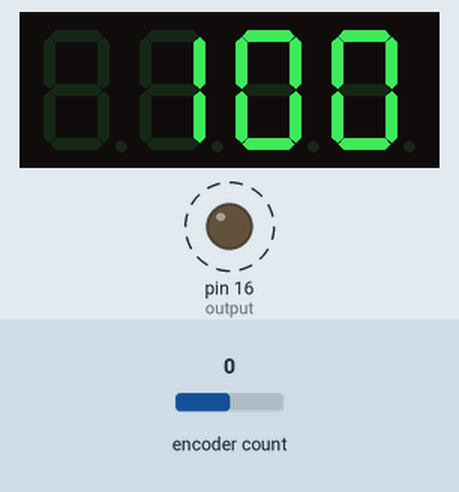
A sketch run on a simulated Arduino Nano, built with avr-gcc and run on an emulated ATmega328P. Parts: 4-digit seven-segment display, output pins drawn as LEDs (lit = HIGH). Dashed ring = blinking. The inputs (shaded band) are chosen by the test bench; at power-on: encoder count 0.

Above: at 1.25 s.
1.3 s: encoder count set to 1
At 1.42 s:
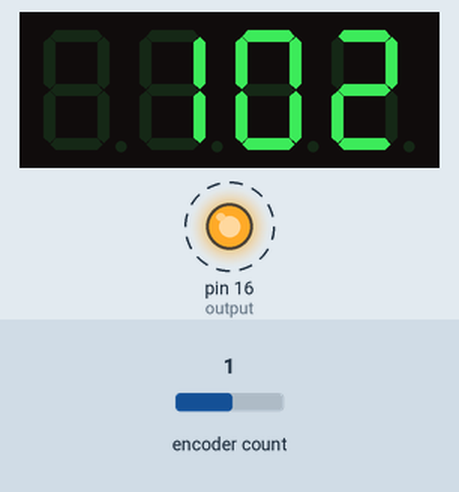
2.8 s: encoder count set to 2
At 2.88 s:
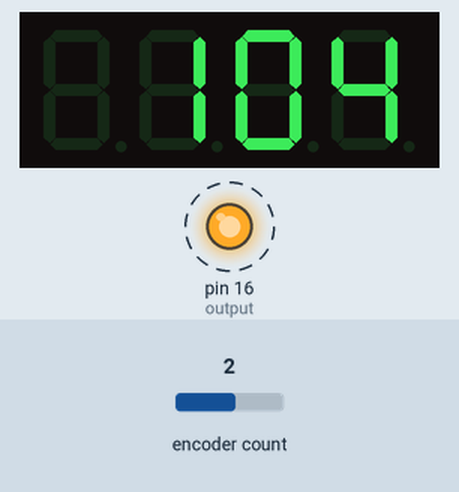
4.3 s: encoder count set to 3
At 4.6 s:
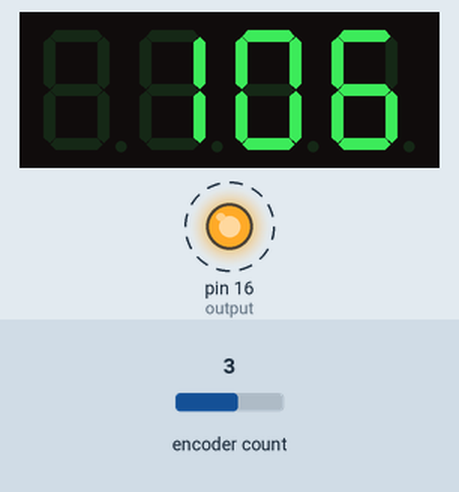
Timing chart, 0 to 11.8 s (numbered marks = the images above; inputs shaded):
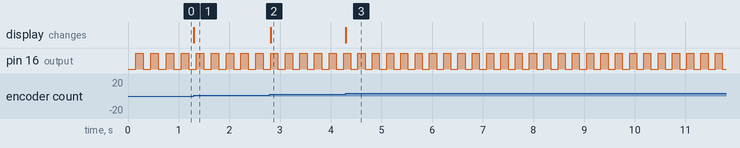

The sketch:

arduino_clock_generator.ino
```cpp
// (licence header left out)
#include <Encoder.h>  //include encoder library https://www.arduinolibraries.info/libraries/encoder
#include <SevSeg.h> //include sevn segment library https://github.com/DeanIsMe/SevSeg

SevSeg sevseg;
Encoder encoder(14, 2); // select pins that is the encoder connected to (the order doen`t matter)

int output = 16;  //clock output (you can also connect an LED with a 1k resistor to signalize the bpm)
int reverseDelay; //this is the variable that controls the delay between output being high and low
int encoderData = 1;  //
int outputState = LOW;
int coderButton = 17;

unsigned long previousMillis = 0;

void setup() {

  byte numDigits = 4; //number of digits, if you want to add more digits than change this number and add the pin that you connected the digit pin to the digitPins below
  byte digitPins[] = {15, 3, 4, 5}; //the pins that ar the digit pins connected to, left digit is on the left and than it goes on and on for the rest of the leds
  byte segmentPins[] = {6, 7, 8, 9, 10, 11, 12, 13};  //these are the pins where are the segments connected to, it goes in alphabetical order from left to right
                                                      //6 is pin A-7 is pin B and so on, the dot is the last pin - 13

  sevseg.begin(COMMON_ANODE, numDigits, digitPins, segmentPins);  //if you have a display with common cathode than change the COMMON_ANODE to COMMON_CATHODE
  sevseg.setBrightness(10); //higher brightnes means more flicker of the screen, I don`t know why
  attachInterrupt (2, countChange, CHANGE); //this is the interrupt for the encoder that activate the countChange void when you move the encoder

  Serial.begin(9600); //starts serial connection

  pinMode(output, OUTPUT);
  pinMode(coderButton,INPUT_PULLUP);
}

void loop() {
  encoderData = encoder.read() / 2 + 100; //this converts the raw encoder data to usable data, the /2 is there because when there was nothing my encoder
                                          //was adding four numbers per step instead of one
                                          //the +100 sets the bpm that the arduino starts with - change it to make arduino start with different bpm

  sevseg.setNumber(encoderData); //this sets what is the display supposed to show
  sevseg.refreshDisplay();  // this refreshes the display

  //Serial.println(reverseDelay); //this is to monitor the bpm to millis conversion, if you comment it back in than the display will flicker

  reverseDelay = 60000 / encoderData; //this converts the numbers on the displys into millisecconds like the numbers are bpm - http://guitargearfinder.com/guides/convert-ms-milliseconds-bpm-beats-per-minute-vice-versa/
  tick(); // this is just that I don`t have to make void loop visualy longer but it is the same as writing the tick void in void loop
}

void tick() { //this is a copy of blink without delay arduino example - only the delay is a variable instead of a constant value
  long interval = reverseDelay / 4 ;
  unsigned long currentMillis = millis();

  if (currentMillis - previousMillis >= interval) {
    previousMillis = currentMillis;

        if (outputState == LOW) {
      outputState = HIGH;
    } else {
      outputState = LOW;
    }

    digitalWrite(output, outputState);
  }
}
void countChange() { //this is an interrupt part that reacts to the encoder immediately but it is just a copy of void loop without serial and tick part
  encoderData = encoder.read() / 2 + 100;
  sevseg.setNumber(encoderData);
  sevseg.refreshDisplay();
  reverseDelay = 60000 / encoderData;
}
```

Measured:
- after the input at 1.3 s, the display: changes at once (image 1)
- after the input at 2.8 s, the display: changes at once (image 2)
- after the input at 4.3 s, the display: changes at once (image 3)
- by itself, pin 16 (output): alternates HIGH for 0.14 s and LOW for 0.14 s
